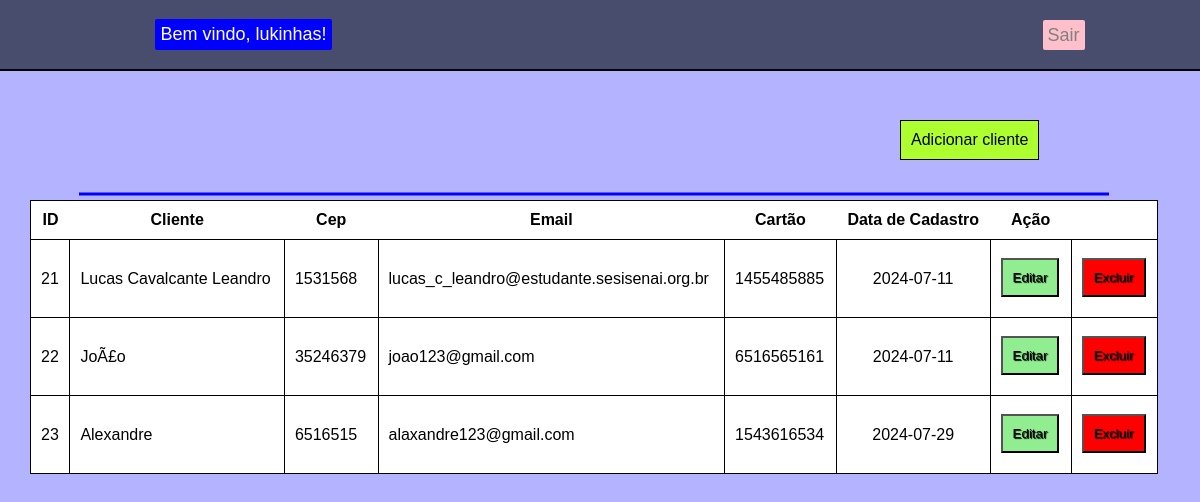
Screenshot of /php/home.php (signed in) with the database file from the repository.
### tables this page shows
CREATE TABLE IF NOT EXISTS `clientes` (
  `id` int(11) NOT NULL AUTO_INCREMENT,
  `nomeGerente` varchar(100) DEFAULT NULL,
  `nomeCliente` varchar(100) NOT NULL,
  `dataCadastro` varchar(30) DEFAULT NULL,
  `cep` varchar(50) NOT NULL,
  `email` varchar(100) NOT NULL,
  `cartao` varchar(100) DEFAULT NULL,
  PRIMARY KEY (`id`)
);

### php/home.php (the view, shortened to what this page needs)
<!DOCTYPE html>
<html lang="en">
<head>
	<link rel="stylesheet" href="home.css">
</head>
<body>
<?php include("menu.php") ?>
<a href="cliente.php" class="criar">Adicionar cliente</a>
<span class="Linha"></span>
<?php
echo "<table>
		<tr>
			<th>ID</th>
			<th>Cliente</th>
			<th>Cep</th>
			<th>Email</th>
			<th>Cartão</th>
			<th>Data de Cadastro</th>
			<th>Ação</th>
		</tr>";
	include("bd.php");
	$conexao = new mysqli($host,$usuario,$senha,$bd);
	if ($conexao -> connect_errno) {
		echo "Failed to connect to MySQL: " . $conexao -> connect_error;
		exit();
	} else {
	$sql = "SELECT * FROM `sitebanco`.`clientes`
            WHERE `nomeGerente` = '".$_SESSION['nome']."';";
	$resultado = $conexao->query($sql);
	while($row = mysqli_fetch_array($resultado)){
		echo '</br><tr>
				<td>'.$row[0].'</td>
				<td>'.$row[2].'</td>
				<td>'.$row[4].'</td>
				<td>'.$row[5].'</td>
				<td>'.$row[6].'</td>
				<td>'.'<center>'.$row[3].'</center>'.'</td>
				<td>
					<form action="informacaoCliente.php" method="POST">
						<input type="hidden" name="edit" value='.$row[0].'></br>
						<button type="submit" class="add">Editar</button>
					</form>
				</td>
				<td>
					<form action="exclui.php" method="POST">
						<input type="hidden" name="exclui" value='.$row[0].'></br>
						<button type="submit" class="exclui">Excluir</button>
					</form>
				</td>
			</tr>';
	} echo "</table>";
	}
?>
</body>
</html>

### php/menu.php (shortened to what this page needs)
<!DOCTYPE html>
<html lang="en">
<head>
</head>
<body>
<header style="background-color: #484D6D; padding-top: 3px; padding-bottom: 3px; border-bottom: 2px solid black; ">
    <nav class="navbar">
        <ul class="menu">
            <?php
            if (empty($_SESSION['nome'])){
                header('Location: sair.php');
                exit();
            } else {
            echo '<li class="corBranca">Bem vindo, '.$_SESSION['nome'].'!</li>';
            }
            ?>
            <li><a class="link" href="sair.php">Sair</a></li>
        </ul>
    </nav>
</header>
</body>
</html>

### css/home.css (style rules this page uses)
table { border-collapse: collapse; border: 1px solid; width: 100%; }

### php/home.php (style rules this page uses)
body { background-color: #b3b3ff; font-family: Arial, sans-serif; margin-bottom: 35em; margin: 0; }
table { position: absolute; top: 25%; left: 2.5%; transform: (-50%, -50%); border: 1px solid; background-color: white; padding: 10px; width: 94%; }
table td { border: 1px solid; }
td button { padding-top: 10px; padding-bottom: 10px; padding-right: 10px; padding-left: 10px; color: white; text-shadow: 1px 1px 1px black; }
th { text-align: center; }
tr, td, th { border-bottom: 1.5px solid black; padding: 10px; }
.add { text-decoration: none; color: black; background-color: lightgreen; position: relative; bottom: 10px; }
.exclui { text-decoration: none; color: black; background-color: red; position: relative; bottom: 10px; }
.criar { text-decoration: none; color: black; background-color: greenyellow; padding: 10px; position: absolute; top: 15%; left: 75%; transform: (-50%, -50%); border: 1px solid; }
.Linha { position: absolute; top: 24%; left: 49.46%; transform: translate(-50%, -50%); border-bottom: 3px solid blue; width: 1030px; height: 4px; z-index: 14; }

### php/menu.php (style rules this page uses)
body { background-color: #b3b3ff; font-family: Arial, sans-serif; margin-bottom: 35em; margin: 0; }
.navbar { background: transparent; }
ul { list-style: none; display: flex; justify-content: space-around; gap: 30rem; }
.link { text-decoration: none; color: grey; background-color: pink; font-size: 18px; padding: 5px; border-radius: 2px; position: relative; top: 6px; }
.corBranca { color: white; background-color: blue; font-size: 18px; padding: 5px; border-radius: 2px; }

### rows the page displays
clientes: id "21", nomeCliente "Lucas Cavalcante Leandro", cep "1531568", email "lucas_c_leandro@estudante.sesisenai.org.br", cartao "1455485885", dataCadastro "2024-07-11"
clientes: id "22", nomeCliente "JoÃ£o", cep "35246379", email "joao123@gmail.com", cartao "6516565161", dataCadastro "2024-07-11"
clientes: id "23", nomeCliente "Alexandre", cep "6516515", email "alaxandre123@gmail.com", cartao "1543616534", dataCadastro "2024-07-29"

### other values shown
$_SESSION['nome'] "lukinhas"
